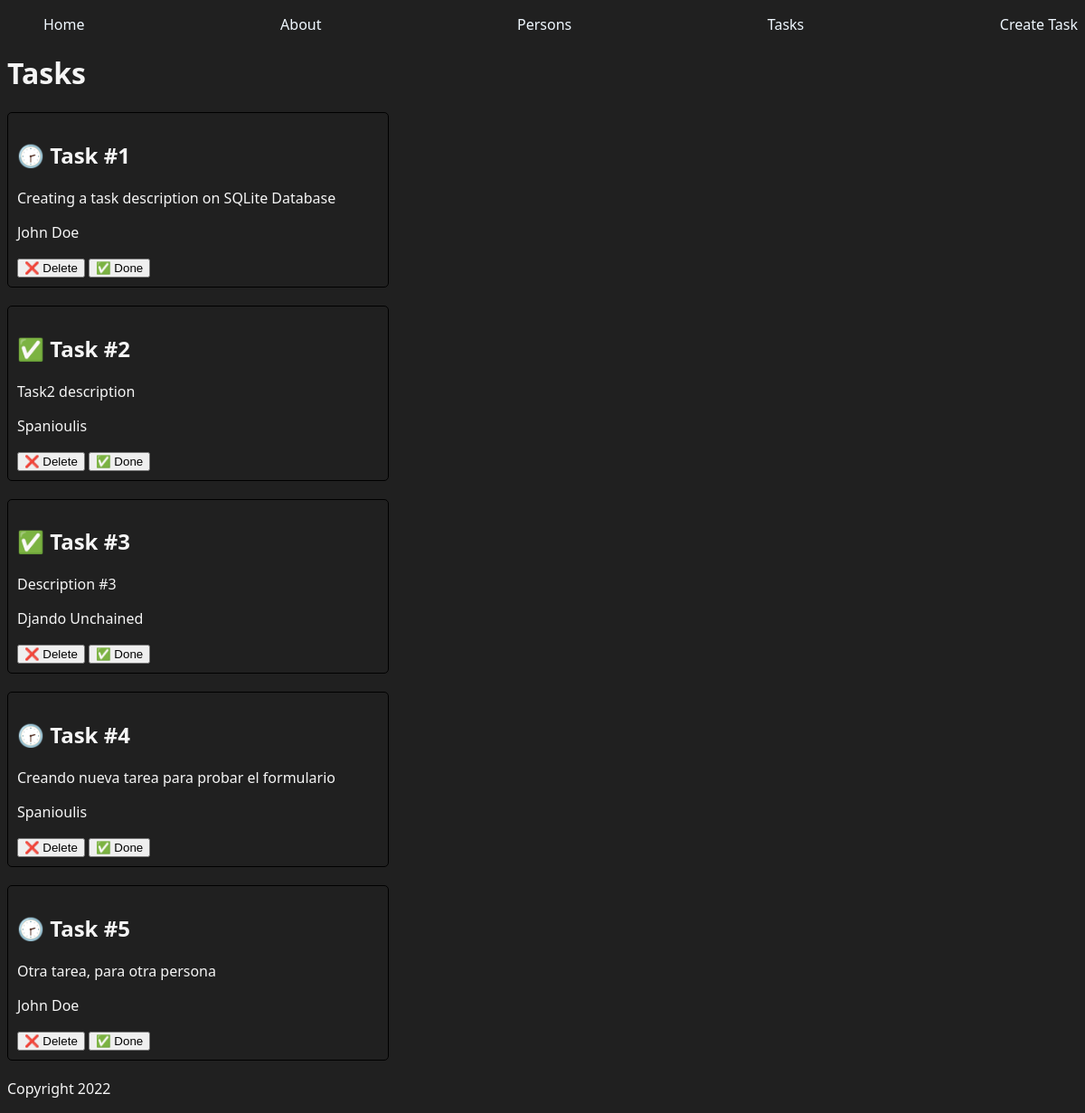
/tasks/, run on the app's committed database.
### myapp/models.py (models this page shows, shortened)
class Task(models.Model):
    title = models.CharField(max_length=200)
    description = models.TextField()
    person = models.ForeignKey(Person, on_delete=models.CASCADE)
    done = models.BooleanField(default=False)

class Person(models.Model):
    name = models.CharField(max_length=100)
    age = models.IntegerField()
    gender = models.CharField(max_length=100)

### myapp/views.py (the view)
# urls.py: path('tasks/', views.tasks, name='tasks'),
def tasks(request):
  tasks = Task.objects.all()
  return render(request, 'tasks/tasks.html', {
    'tasks': tasks,
  })

### myapp/templates/tasks/tasks.html (shortened to what this page needs)
{% extends 'layouts/menu.html' %} {% block content %}
<h1>Tasks</h1>
{% for task in tasks %}
<article
	style="
		border: 1px solid black;
		padding: 10px;
		border-radius: 5px;
		width: 400px;
		margin-bottom: 20px;
	"
>
	<h2>{% if task.done == False %} 🕝 {% else %} ✅ {% endif %} {{task.title}}</h2>
	<p>{{task.description}}</p>
	<p>{{task.person.name}}</p>
	<div>
		<button>❌ Delete</button>
		<button>✅ Done</button>
	</div>
</article>
{% endfor %} {% endblock %}

### data on the page
Task: title "Task #1", description "Creating a task description on SQLite Database", person.name "John Doe"
Task: title "Task #2", description "Task2 description", person.name "Spanioulis"
Task: title "Task #3", description "Description #3", person.name "Djando Unchained"
Task: title "Task #4", description "Creando nueva tarea para probar el formulario", person.name "Spanioulis"
Task: title "Task #5", description "Otra tarea, para otra persona", person.name "John Doe"
